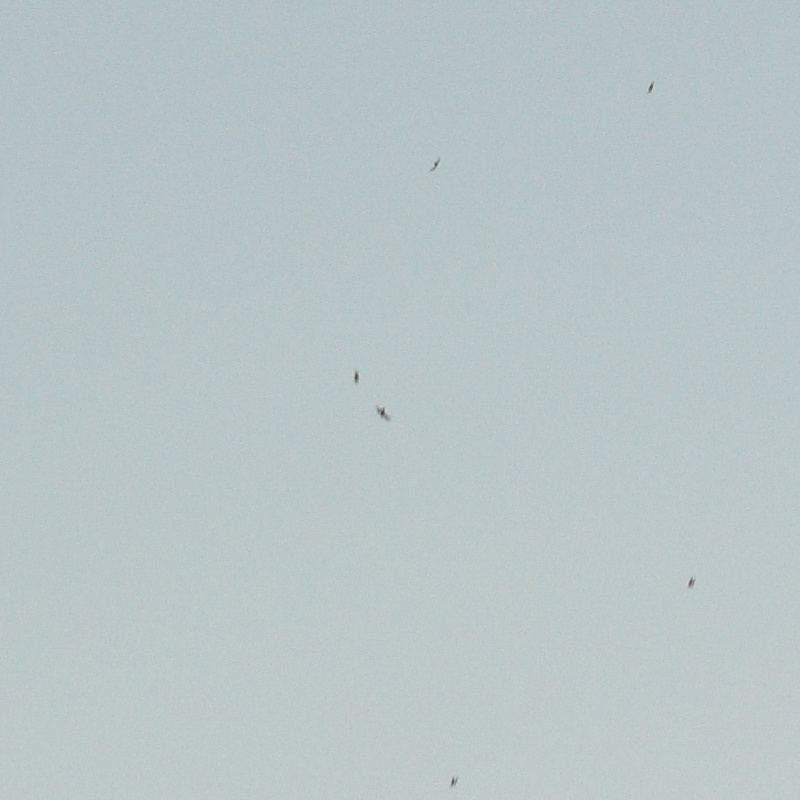
#> input picture lecture_exercise/lec09/bats.png, 800 x 800 px
$ jupyter execute --allow-errors lec09.ipynb
#> lines starting #> are read from the running program, lines starting #| are printed output that depends on the picture
### lecture_exercise/lec09/resize_img.py
import cv2
import numpy as np

def resize_img( im, max_dim ):
    scale = float(max_dim) / max(im.shape)
    if scale >= 1:
        return np.copy(im)

    new_size = (int(im.shape[1]*scale), int(im.shape[0]*scale))
    print(new_size)
    im_new = cv2.resize(im, new_size)   # creates a new image object
    return im_new


# [15 lines that do not run on import are left out]

### lecture_exercise/lec09/image_plot_utilities.py
import cv2
import numpy as np
import math as m
from matplotlib import pyplot as plt


def get_image_to_show(im):
    '''
    Return an image that is ready for display as a uint8 in the range 0..255
    '''
    min_g = np.min(im)
    max_g = np.max(im)
    if min_g >= 0 and max_g <= 255 and im.dtype == np.uint8:
        im_to_show = im
    else:
        im_to_show = (im-min_g) / (max_g - min_g) * 255
        im_to_show = im_to_show.astype(np.uint8)
    return im_to_show


def plot_pics(image_list, num_in_col=2, title_list=[]):
    '''
    Given a list of images, plot them in a grid using PyPlot
    '''
    if len(image_list) == 0:
        return

    if len(image_list[0].shape) == 2:
        plt.gray()

    num_rows = m.ceil(len(image_list)/num_in_col)
    if num_in_col > 2 and len(image_list) > 2:
        plt.figure(figsize=(12,12))
    else:
        plt.figure(figsize=(15,15))

    for i in range(len(image_list)):
        im = image_list[i]
        print(num_rows, num_in_col, i+1)
        plt.subplot(num_rows, num_in_col, i+1)

        im_to_show = get_image_to_show(im)
        plt.imshow(im_to_show)
        if i < len(title_list):
            plt.title(title_list[i])
        plt.xticks([]), plt.yticks([])
    plt.show()


# [58 lines left out: functions show_gray_image_with_lines, show_with_pixel_values, show_gray_image_with_lines, not called in this run]


# [18 lines that do not run on import are left out]


### lecture_exercise/lec09/lec09.ipynb
### Keypoint detection demo

The main point of this notebook demonstrates the details of the Harris keypoint detector.  It ends with an example of using the SIFT class in OpenCV

[cell 1]
import cv2
import numpy as np
from matplotlib import pyplot as plt
import image_plot_utilities as ipu
import resize_img

[cell 2]
'''  We'll test with license plate images from the web '''

# im_name = '../test_images/license_plates/florida-plate.jpg'
im_name = 'bats.png'
im = cv2.imread(im_name, cv2.IMREAD_GRAYSCALE)
#> im: shape (800, 800); min 63, max 211, mean 193.3
plt.gray()
plt.imshow(im)
plt.show()
# ipu.show_with_pixel_values(im)
im = resize_img.resize_img(im,800).astype(float)

The next block of code performs the steps of computing the Harris measure.

[cell 3]
'''  Gaussian smoothing '''
sigma = 2
ksize = (4*sigma+1,4*sigma+1)
im_s = cv2.GaussianBlur(im.astype(np.float32), ksize, sigma)

'''  Derivative kernels '''
kx,ky = cv2.getDerivKernels(1,1,3)
kx = np.transpose(kx/2)
ky = ky/2

'''  Derivatives '''
im_dx = cv2.filter2D(im_s,-1,kx)
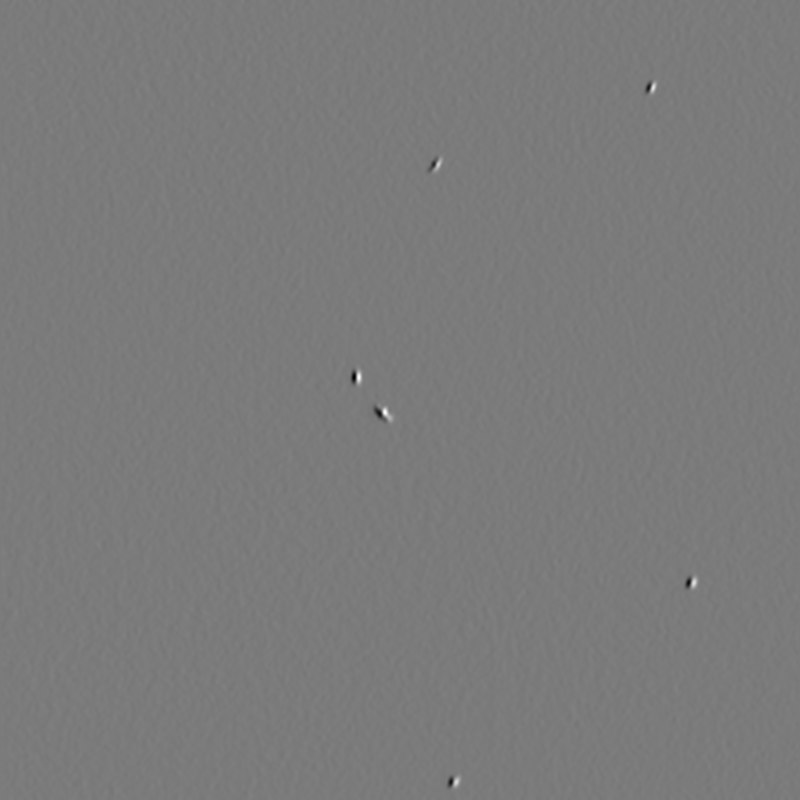
#> im_dx: shape (800, 800) float32; min -14.84, max 15.85, mean 0.00269; drawn with min black and max white
im_dy = cv2.filter2D(im_s,-1,ky)

''' Components of the outer product '''
im_dx_sq = im_dx * im_dx
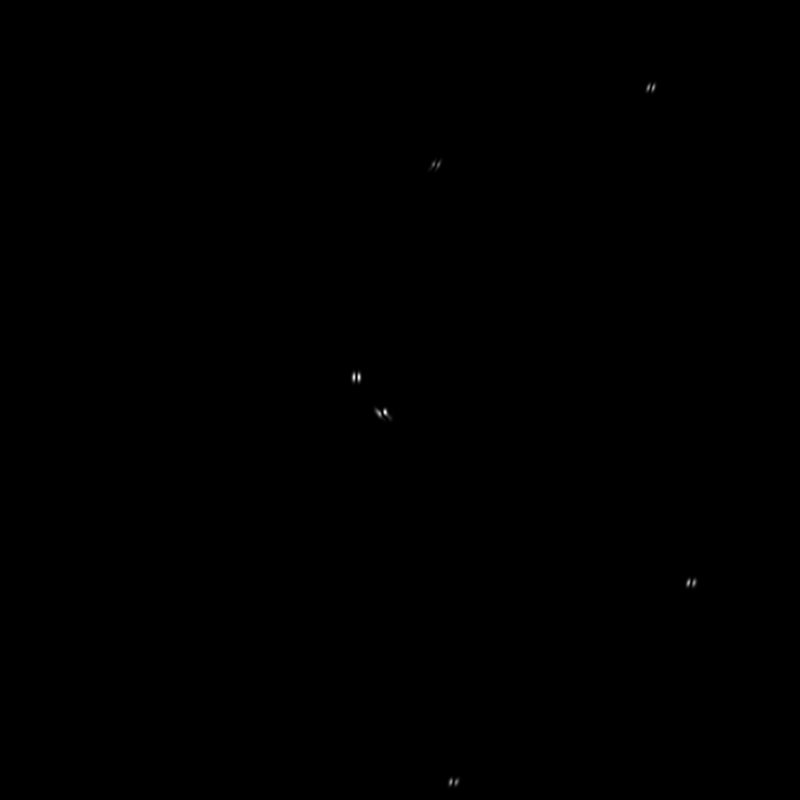
#> im_dx_sq: shape (800, 800) float32; min 0, max 251.2, mean 0.1
im_dy_sq = im_dy * im_dy
im_dx_dy = im_dx * im_dy

''' Convolution of the outer product with the Gaussian kernel
    gives the summed values desired '''
h_sigma = 2*sigma
h_ksize = (4*h_sigma+1,4*h_sigma+1)
im_dx_sq = cv2.GaussianBlur(im_dx_sq, h_ksize, h_sigma)
im_dy_sq = cv2.GaussianBlur(im_dy_sq, h_ksize, h_sigma)
im_dx_dy = cv2.GaussianBlur(im_dx_dy, h_ksize, h_sigma)
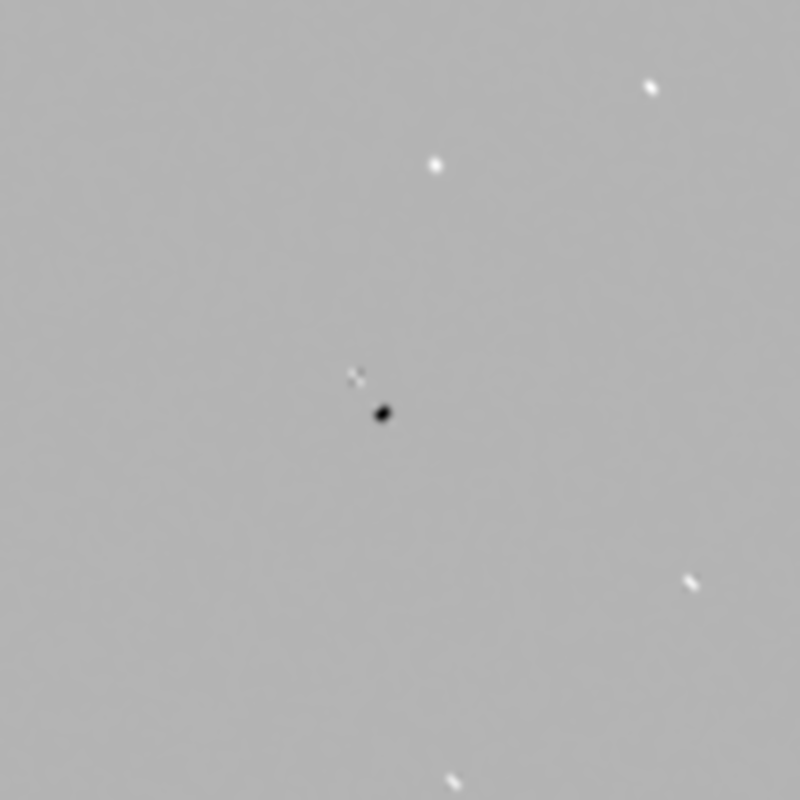
#> im_dx_dy: shape (800, 800) float32; min -28.58, max 11.91, mean 0.00192; drawn with min black and max white

''' Compute the Harris measure '''
kappa = 0.0001
im_det = im_dx_sq * im_dy_sq - im_dx_dy * im_dx_dy
im_trace = im_dx_sq + im_dy_sq
im_harris = im_det - kappa * im_trace*im_trace

''' Show the gray scale image and the Harris image '''
ipu.plot_pics( [im, im_harris], 1, ['Original', 'Harris'] )
#> in plot_pics, `num_rows = m.ceil(len(image_list)/num_in_col)`: num_rows = 2
#> the loop in plot_pics, `for i in range(len(image_list)):` made 2 passes
#> (min_g in get_image_to_show, max_g in get_image_to_show) on passes 1 to 2: (63, 211), (1.75e-05, 1751.3)
#| 2 1 1
#| 2 1 2
#> pass 1, in get_image_to_show, `im_to_show = (im-min_g) / (max_g - min_g) * 255`:
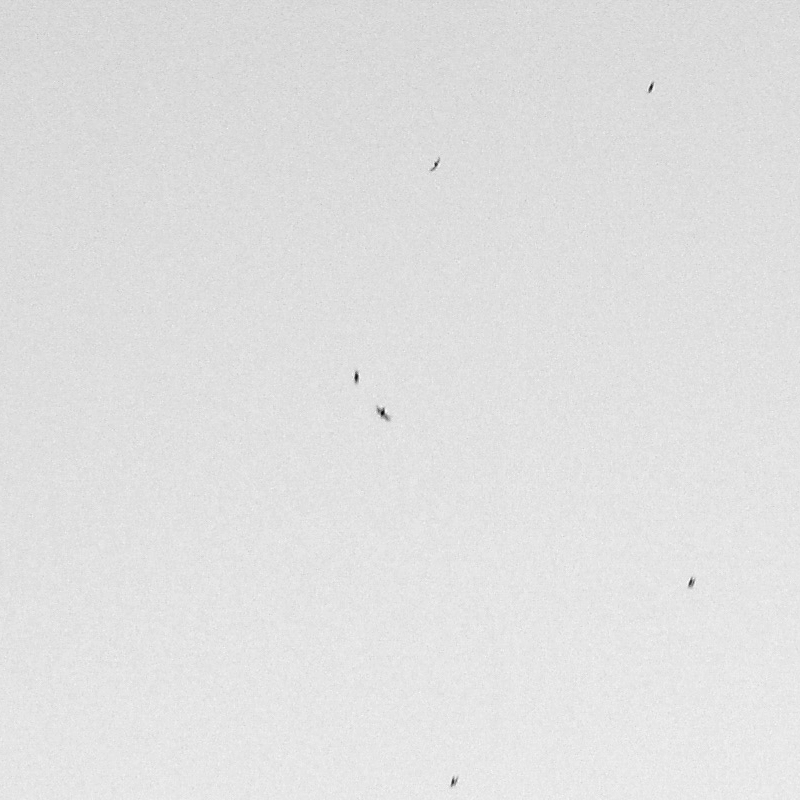
#> im_to_show: shape (800, 800) float64; min 0, max 255, mean 224.6

Now we come to the peak detection and non-maximum suppression step.  This requires use of a combination of thresholding, dilation, pixel-by-pixel comparison, and image multiplication.  See if you can understand the following steps.

#> (a cell that did not finish here is left out)

As the last step we need to extract the Harris keypoints and convert them to OpenCV KeyPoint objects.  Once we do this, we can display the keypoints on the original image.

[cell 5]
'''  Extract all indices '''
#> (the rest of this cell did not finish here and is left out)

#### About SIFT:

The SIFT algorithm was patented, but despite the patent, an implementation of SIFT was part of OpenCV for many years.  In 2014 or so it was moved to the "contrib" package and then not compiled with the default distribution. It was still available for compilation and installation from source for academic and non-commercial uses.  With the expiration of the patent in March 2020, SIFT is back in the OpenCV distribution. Therefore, please be sure your OpenCV version is up to date.

[cell 6]
"""
This code shows the results of the SIFT keypoint detector.
"""
sift_alg = cv2.SIFT_create()
sift_kp = sift_alg.detect(im.astype(np.uint8),None)
#> sift_kp = 19 keypoints; strongest (x, y, size): (356, 377, 3.1), (651, 87, 2.5), (436, 164, 2.3), (382, 413, 3.4)
print(len(sift_kp), "keypoints detected")
#| 19 keypoints detected
sift_out_img = cv2.drawKeypoints(im.astype(np.uint8), sift_kp, None)
ipu.plot_pics( [sift_out_img], 1, ['SIFT keypoints shown'] )
#> the loop in plot_pics (call 2), `for i in range(len(image_list)):` made 1 pass
#> (min_g in get_image_to_show, max_g in get_image_to_show) on pass 1: (20, 249)
#| 1 1 1
